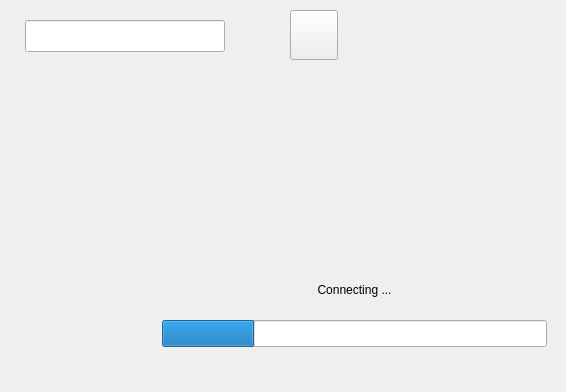
<?xml version="1.0" encoding="UTF-8"?>
<ui version="4.0">
 <class>progressForm</class>
 <widget class="QWidget" name="progressForm">
  <property name="geometry">
   <rect>
    <x>0</x>
    <y>0</y>
    <width>566</width>
    <height>392</height>
   </rect>
  </property>
  <property name="windowTitle">
   <string>Form</string>
  </property>
  <widget class="QLabel" name="progress_text">
   <property name="geometry">
    <rect>
     <x>162</x>
     <y>270</y>
     <width>385</width>
     <height>40</height>
    </rect>
   </property>
   <property name="text">
    <string>Connecting ...</string>
   </property>
   <property name="alignment">
    <set>Qt::AlignCenter</set>
   </property>
  </widget>
  <widget class="QProgressBar" name="progress_bar">
   <property name="geometry">
    <rect>
     <x>162</x>
     <y>320</y>
     <width>385</width>
     <height>27</height>
    </rect>
   </property>
   <property name="value">
    <number>24</number>
   </property>
   <property name="textVisible">
    <bool>false</bool>
   </property>
   <property name="format">
    <string notr="true"/>
   </property>
  </widget>
  <widget class="QLineEdit" name="progress_username">
   <property name="geometry">
    <rect>
     <x>25</x>
     <y>20</y>
     <width>200</width>
     <height>32</height>
    </rect>
   </property>
  </widget>
  <widget class="QPushButton" name="progress_end">
   <property name="geometry">
    <rect>
     <x>290</x>
     <y>10</y>
     <width>48</width>
     <height>50</height>
    </rect>
   </property>
   <property name="text">
    <string/>
   </property>
  </widget>
 </widget>
 <resources/>
 <connections/>
</ui>
